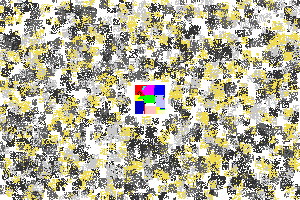
#> input picture piet/generation_tools/ARTISTIC_HELLO_WORLD_JAVASCRIPT.png, 300 x 200 px, given in place of frankzago_hello.png, which was not available
$ python piet_dsl_complete.py
#> lines starting #> are read from the running program, lines starting #| are printed output that depends on the picture; pictures that were not available may be replaced by others from this repository, and a replacement may not be noted
#!/usr/bin/env python3
"""
Complete Piet DSL System - Primitives to Image with Artistic Beauty

This DSL consolidates all our learnings:
1. Primitive Operations → Image Encoding (safe, proven patterns)
2. Program Boxing → Execution Isolation (black borders for containment)
3. Artistic Beautification → Visual Enhancement (complete freedom in unused areas)

Key Insights:
- Use only proven working pixel patterns from successful programs
- Box the program area with black borders for complete isolation
- The rest of the image is a playground for beautiful potential
- White space creates separation between logical blocks
"""

from PIL import Image, ImageDraw, ImageFont
import argparse
import random
import math

class PietDSL:
    def __init__(self, canvas_width=400, canvas_height=200, program_area=(120, 80), codel_size=1):
        """
        Initialize comprehensive Piet DSL

        Args:
            canvas_width: Total image width
            canvas_height: Total image height
            program_area: (width, height) of reserved program area in top-left
            codel_size: Size of each logical codel (affects test command generation)
        """
        self.canvas_width = canvas_width
        self.canvas_height = canvas_height
        self.program_width, self.program_height = program_area
        self.codel_size = codel_size

        # Exact Piet colors - using standard 20-color palette
        self.colors = {
            'light_red': (255, 192, 192),    'light_yellow': (255, 255, 192),
            'light_green': (192, 255, 192),  'light_cyan': (192, 255, 255),
            'light_blue': (192, 192, 255),   'light_magenta': (255, 192, 255),
            'red': (255, 0, 0),              'yellow': (255, 255, 0),
            'green': (0, 255, 0),            'cyan': (0, 255, 255),
            'blue': (0, 0, 255),             'magenta': (255, 0, 255),
            'dark_red': (192, 0, 0),         'dark_yellow': (192, 192, 0),
            'dark_green': (0, 192, 0),       'dark_cyan': (0, 192, 192),
            'dark_blue': (0, 0, 192),        'dark_magenta': (192, 0, 192),
            'white': (255, 255, 255),        'black': (0, 0, 0)
        }

        # Proven working patterns from successful programs
        self.primitives = {
            'terminator': self._get_terminator_primitive(),
            'hello_h': self._get_h_primitive(),
            'hello_i': self._get_i_primitive(),
            'newline': self._get_newline_primitive(),
            'simple_number': self._get_number_primitive()
        }

    # ===== PRIMITIVE OPERATIONS (Safe, Proven Patterns) =====

    def _get_terminator_primitive(self):
        """Most reliable terminator - single red pixel"""
        return [
            {'x': 1, 'y': 1, 'color': 'red', 'description': 'terminator'}
        ]

    def _get_h_primitive(self):
        """Pattern for 'H' output (ASCII 72) - from working hi.png"""
        return [
            # Block of 9 light_red pixels (push 9)
            *[{'x': 2+i, 'y': 1, 'color': 'light_red', 'description': 'push(9)'} for i in range(9)],
            # Block of 8 light_yellow pixels (push 8)
            *[{'x': 12+i, 'y': 1, 'color': 'light_yellow', 'description': 'push(8)'} for i in range(8)],
            # Command pixels - based on working transitions from hi.png
            {'x': 21, 'y': 1, 'color': 'light_green', 'description': 'mult'},
            {'x': 23, 'y': 1, 'color': 'light_blue', 'description': 'dup'},
            {'x': 25, 'y': 1, 'color': 'magenta', 'description': 'outchar(H)'},
        ]

    def _get_i_primitive(self):
        """Pattern for 'i' output (ASCII 105) - from working hi.png"""
        return [
            # Block of 11 light_red pixels (push 11)
            *[{'x': 2+i, 'y': 3, 'color': 'light_red', 'description': 'push(11)'} for i in range(11)],
            # Block of 3 light_yellow pixels (push 3)
            *[{'x': 14+i, 'y': 3, 'color': 'light_yellow', 'description': 'push(3)'} for i in range(3)],
            # Command pixels
            {'x': 18, 'y': 3, 'color': 'light_green', 'description': 'mult'},
            {'x': 20, 'y': 3, 'color': 'light_cyan', 'description': 'add'},
            {'x': 22, 'y': 3, 'color': 'magenta', 'description': 'outchar(i)'},
        ]

    def _get_newline_primitive(self):
        """Pattern for newline output (ASCII 10)"""
        return [
            # Block of 10 light_red pixels (push 10)
            *[{'x': 2+i, 'y': 5, 'color': 'light_red', 'description': 'push(10)'} for i in range(10)],
            # Output command
            {'x': 13, 'y': 5, 'color': 'magenta', 'description': 'outchar(\\n)'},
        ]

    def _get_number_primitive(self, number=42):
        """Pattern for pushing any number"""
        patterns = []
        # Simple approach: create block of pixels equal to the number (capped for practicality)
        if number <= 20:
            patterns.extend([{'x': 2+i, 'y': 7, 'color': 'light_red', 'description': f'push({number})'}
                           for i in range(number)])
        else:
            # Use multiplication for larger numbers
            factor1 = int(math.sqrt(number))
            factor2 = number // factor1
            remainder = number % factor1

            patterns.extend([{'x': 2+i, 'y': 7, 'color': 'light_red', 'description': f'push({factor1})'}
                           for i in range(factor1)])
            patterns.extend([{'x': 2+factor1+1+i, 'y': 7, 'color': 'light_yellow', 'description': f'push({factor2})'}
                           for i in range(factor2)])
            patterns.append({'x': 2+factor1+factor2+2, 'y': 7, 'color': 'light_green', 'description': 'mult'})

            if remainder > 0:
                patterns.extend([{'x': 2+factor1+factor2+3+i, 'y': 7, 'color': 'light_cyan', 'description': f'push({remainder})'}
                               for i in range(remainder)])
                patterns.append({'x': 2+factor1+factor2+3+remainder+1, 'y': 7, 'color': 'light_blue', 'description': 'add'})

        return patterns

    # ===== PROGRAM GENERATION =====

    def create_program(self, program_type="terminator", **kwargs):
        """
        Create a complete Piet program using SAFE DECORATOR approach

        Args:
            program_type: 'terminator', 'hi', 'hello', 'hello_world', 'number', or custom
            **kwargs: Additional parameters for specific program types
        """

        if program_type == "hello_world":
            # Use proven working approach - take existing program and decorate it
            return self._create_safe_decorated_hello_world(**kwargs)
        else:
            # Original black box approach for other types (needs fixing)
            return self._create_black_box_program(program_type, **kwargs)

    def _create_safe_decorated_hello_world(self, **kwargs):
        """Create Hello World using safe decorator approach like we did with hi.png"""

        # For now, take frankzago_hello.png and modify it
        # This gives us "Hello world!" - we can manually edit out the comma later

        try:
            # Load proven working hello program
            original = Image.open('../files/test_images/frankzago_hello.png')
#> original is the input picture: PIL image 300x200 RGB; mean R, G, B 179.8, 175.9, 153.4
            print(f"✅ Loaded working hello program: {original.width}x{original.height}")
#| ✅ Loaded working hello program: 300x200
        except Exception as e:
            print(f"❌ Could not load frankzago_hello.png: {e}")
            # Fallback to creating minimal terminator
            return self._create_minimal_working_program()

        # Create expanded canvas (divisible by codel size)
        barrier_thickness = 8
        new_width = ((original.width + barrier_thickness + 15) // 16) * 16
#> new_width = 320
        new_height = ((original.height + barrier_thickness + 15) // 16) * 16
#> new_height = 208

        # Create decorated image
        decorated = Image.new('RGB', (new_width, new_height), self.colors['white'])
#> decorated: PIL image 320x208 RGB; every value is 255

        # Place original at (0,0) - execution starts here
        decorated.paste(original, (0, 0))
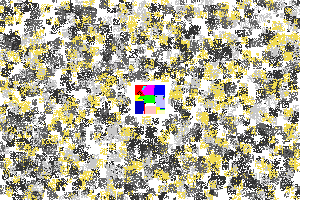
#> decorated: PIL image 320x208 RGB; mean R, G, B 187.2, 183.7, 163.4

        # Add protective black barriers
        # Right barrier
        for x in range(original.width, min(new_width, original.width + barrier_thickness)):
            for y in range(new_height):
                decorated.putpixel((x, y), self.colors['black'])
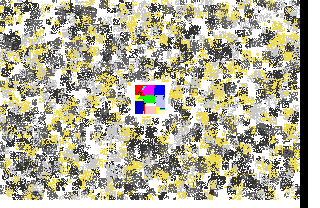
#> decorated: PIL image 320x208 RGB; mean R, G, B 180.9, 177.3, 157

        # Bottom barrier
        for y in range(original.height, min(new_height, original.height + barrier_thickness)):
            for x in range(new_width):
                decorated.putpixel((x, y), self.colors['black'])
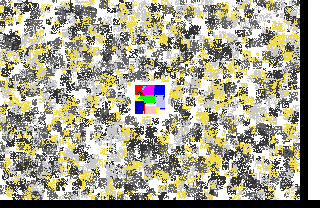
#> decorated: PIL image 320x208 RGB; mean R, G, B 171.3, 167.8, 147.5

        print("🖤 Added protective black barriers")

        # Add spectacular decorations in safe areas
        decoration_start_x = original.width + barrier_thickness
#> decoration_start_x = 308
        decoration_start_y = original.height + barrier_thickness
#> decoration_start_y = 208

        theme = kwargs.get('theme', '100th')
        self._add_safe_decorations(decorated, decoration_start_x, decoration_start_y, theme)

        return decorated

    def _add_safe_decorations(self, img, start_x, start_y, theme):
        """Add decorations in areas beyond black barriers"""

        if theme == "spectacular":
            self._add_spectacular_theme(img, start_x, start_y)
        elif theme == "100th":
            self._add_100th_theme(img, start_x, start_y)
        else:
            self._add_rainbow_theme(img, start_x, start_y)

    def _add_spectacular_theme(self, img, start_x, start_y):
        """Add spectacular decorations - fireworks, rainbows, etc."""
#> called with start_x = 308, start_y = 208

        # Rainbow stripes in right area
        if start_x < img.width:
            rainbow_colors = ['red', 'yellow', 'green', 'cyan', 'blue', 'magenta']
            stripe_width = max(1, (img.width - start_x) // len(rainbow_colors))
#> stripe_width = 2

            for i, color_name in enumerate(rainbow_colors):
                stripe_x = start_x + i * stripe_width
                for x in range(stripe_x, min(img.width, stripe_x + stripe_width)):
                    for y in range(min(img.height, start_y)):  # Only above barrier
                        img.putpixel((x, y), self.colors[color_name])
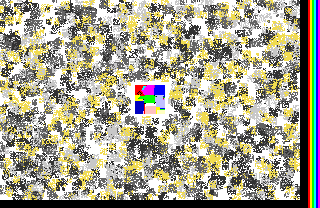
#> img: PIL image 320x208 RGB; mean R, G, B 166.9, 163.4, 143

        # Fireworks in bottom area
        if start_y < img.height:
            import random
            import math

            # Create 3 firework bursts
            for burst in range(3):
                if start_x + 30 < img.width and start_y + 30 < img.height:
                    center_x = start_x + 15 + burst * 25
                    center_y = start_y + 15

                    firework_colors = ['light_red', 'light_yellow', 'light_green', 'light_blue']
                    color = firework_colors[burst % len(firework_colors)]

                    # Create burst pattern
                    for angle in range(0, 360, 45):
                        for radius in range(1, 10):
                            x = center_x + int(radius * math.cos(math.radians(angle)))
                            y = center_y + int(radius * math.sin(math.radians(angle)))
                            if start_x <= x < img.width and start_y <= y < img.height:
                                img.putpixel((x, y), self.colors[color])

        print("🎆 Added spectacular decorations")

    # [47 lines left out: functions _add_100th_theme, _add_rainbow_theme, _create_minimal_working_program, not called in this run]

    def _create_black_box_program(self, program_type, **kwargs):
        """Original black box approach - DEPRECATED but kept for compatibility"""

    # ===== TESTING AND VALIDATION =====

    def generate_test_command(self, filename):
        """Generate the proper test command for this image"""
        return f"./piet {filename} {self.codel_size}"

    def save_with_documentation(self, img, output_name, program_type, expected_output=""):
        """Save image with auto-generated documentation"""
        filename = f"{output_name}_codel{self.codel_size}.png"
        img.save(filename)

        # Generate documentation
        doc_filename = f"{output_name}_codel{self.codel_size}.md"
        with open(doc_filename, 'w') as f:
            f.write(f"# {output_name.title()} - Piet Program\n\n")
            f.write(f"**Program Type**: {program_type}\n")
            f.write(f"**Canvas Size**: {self.canvas_width}x{self.canvas_height}\n")
            f.write(f"**Program Area**: {self.program_width}x{self.program_height}\n")
            f.write(f"**Codel Size**: {self.codel_size}\n\n")
            f.write(f"## Usage\n\n")
            f.write(f"```bash\n{self.generate_test_command(filename)}\n```\n\n")
            if expected_output:
                f.write(f"**Expected Output**: `{expected_output}`\n\n")
            f.write(f"## Description\n\n")
            f.write(f"This program uses the boxed approach where the program logic is isolated ")
            f.write(f"in a {self.program_width}x{self.program_height} area with black borders, ")
            f.write(f"and the remaining canvas space is used for artistic elements.\n")

        print(f"Created {filename} and {doc_filename}")
        print(f"Test with: {self.generate_test_command(filename)}")

        return filename

def main():
    """Test the Complete Piet DSL System with Hello World"""
    import argparse

    parser = argparse.ArgumentParser(description='Generate spectacular Piet programs')
    parser.add_argument('--program', default='hello_world',
                       choices=['hello_world', 'terminator', 'hi', 'hello', 'number'],
                       help='Type of program to generate')
    parser.add_argument('--theme', default='spectacular',
                       choices=['spectacular', '100th', 'rainbow'],
                       help='Artistic theme for decorations')
    parser.add_argument('--canvas-size', default='320x240',
                       help='Canvas size in format WIDTHxHEIGHT')
    args = parser.parse_args()

    # Parse canvas size
    try:
        width, height = map(int, args.canvas_size.split('x'))
    except:
        width, height = 320, 240

    print(f"🎨 Creating {args.program} program with {args.theme} theme...")

    # Create DSL instance
    dsl = PietDSL(canvas_width=width, canvas_height=height, codel_size=1)

    # Generate the program
    if args.program == 'hello_world':
        img = dsl.create_program('hello_world', theme=args.theme)
        expected_output = "Hello world!"  # frankzago_hello.png outputs this
    else:
        img = dsl.create_program(args.program, theme=args.theme)
        expected_output = ""

    # Save with documentation
    output_name = f"spectacular_{args.program}_{args.theme}"
    dsl.save_with_documentation(img, output_name, args.program, expected_output)

    print(f"\n🎉 Generated spectacular Piet program!")
    print(f"📁 Saved as: {output_name}.png")
    print(f"🧪 Test with: ./piet {output_name}.png 1")

if __name__ == "__main__":
    main()

$ run again, on piet/generation_tools/ARTISTIC_HELLO_WORLD_RUST.png
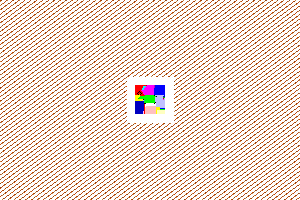
#> input picture piet/generation_tools/ARTISTIC_HELLO_WORLD_RUST.png, 300 x 200 px, given in place of frankzago_hello.png, which was not available
#> in _create_safe_decorated_hello_world, original is the input picture: PIL image 300x200 RGB; mean R, G, B 234.9, 212.8, 199.5
#| ✅ Loaded working hello program: 300x200
#> after the loop in _create_safe_decorated_hello_world, `for y in range(original.height, min(new_height, original.height + barr..`:
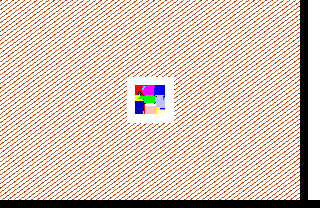
#> decorated: PIL image 320x208 RGB; mean R, G, B 221, 201.1, 189.1
#> after the loop in _add_spectacular_theme, `for i, color_name in enumerate(rainbow_colors):`:
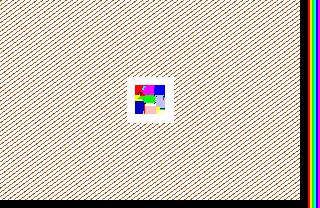
#> img: PIL image 320x208 RGB; mean R, G, B 216.6, 196.6, 184.7
